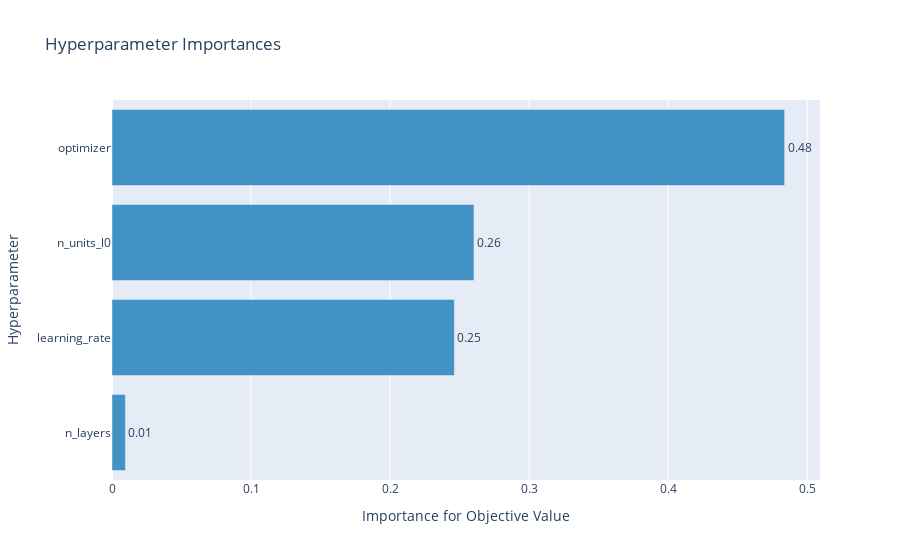

The notebook cell saved with this chart:
### Code cell
optuna.visualization.plot_param_importances(study)

### Figure 1 — Plotly figure (JSON) as saved in the notebook; plotly's stock layout.template omitted (floating-point values rounded to 4 significant figures)
{"data": [{"cliponaxis": false, "hovertemplate": ["n_layers (IntUniformDistribution): 0.009622713443553426<extra></extra>", "learning_rate (LogUniformDistribution): 0.24624320682534176<extra></extra>", "n_units_l0 (IntUniformDistribution): 0.2603501737555038<extra></extra>", "optimizer (CategoricalDistribution): 0.48378390597560106<extra></extra>"], "marker": {"color": "rgb(66,146,198)"}, "orientation": "h", "text": ["0.009622713443553426", "0.24624320682534176", "0.2603501737555038", "0.48378390597560106"], "textposition": "outside", "texttemplate": "%{text:.2f}", "type": "bar", "x": [0.009623, 0.2462, 0.2604, 0.4838], "y": ["n_layers", "learning_rate", "n_units_l0", "optimizer"]}], "layout": {"showlegend": false, "title": {"text": "Hyperparameter Importances"}, "xaxis": {"title": {"text": "Importance for Objective Value"}}, "yaxis": {"title": {"text": "Hyperparameter"}}}}
